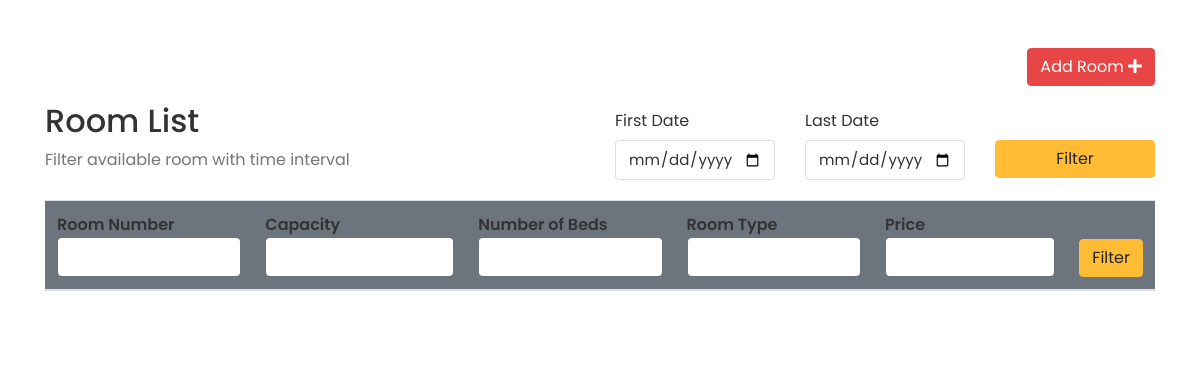
The app's page /app/rooms/ (signed in), older data.
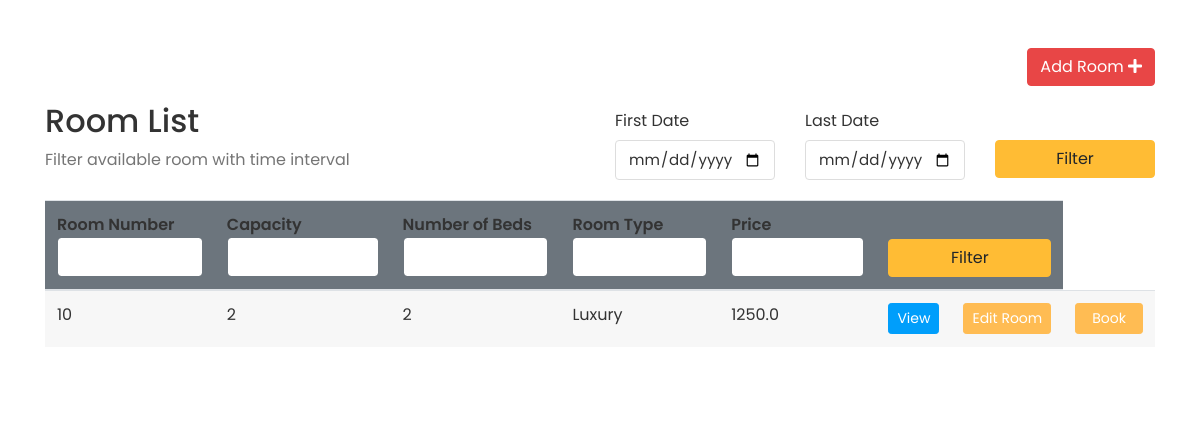
The same page, newer data.
### doctor/models.py (models this page shows, shortened)
class Room(models.Model):
    ROOM_TYPES = (
        ('King', 'King'),
        ('Luxury', 'Luxury'),
        ('Normal', 'Normal'),
        ('Economic', 'Economic'),
        ('General Ward', 'General Ward'),
    )
    number = models.IntegerField(default=0, unique=True)
    slug = models.SlugField(blank=True)
    capacity = models.SmallIntegerField(default=0)
    numberOfBeds = models.SmallIntegerField(default=0)
    roomType = models.CharField(max_length=20, choices=ROOM_TYPES)
    price = models.FloatField(default=0)
    statusStartDate = models.DateField(null=True)
    statusEndDate = models.DateField(null=True)
    def __str__(self):
        return str(self.number)

### doctor/views.py (the view, shortened to what this page needs)
# urls.py: path("rooms/", views.rooms, name="bookRoom"),
@login_required
def rooms(request):
    rooms = Room.objects.all()
    firstDayStr = None
    lastDateStr = None
    def chech_availability(fd, ed):
        availableRooms = []
        for room in rooms:
            availList = []
            bookingList = Booking.objects.filter(roomNumber=room)
            if room.statusStartDate == None:
                for booking in bookingList:
                    if booking.startDate > ed.date() or booking.endDate < fd.date():
                        availList.append(True)
                    else:
                        availList.append(False)
                if all(availList):
                    availableRooms.append(room)
            else:
                if room.statusStartDate > ed.date() or room.statusEndDate < fd.date():
                    for booking in bookingList:
                        if booking.startDate > ed.date() or booking.endDate < fd.date():
                            availList.append(True)
                        else:
                            availList.append(False)
                        if all(availList):
                            availableRooms.append(room)
        return availableRooms
    context = {
        'rooms': rooms,
        'fd': firstDayStr,
        'ld': lastDateStr
    }
    return render(request, "assignBed/rooms.html", context)

### templates/assignBed/rooms.html (shortened to what this page needs)
{% extends 'home/base-login.html' %}
{% block content %}
<div class="container py-5 clearfix">
    <div class="clearfix">
        <a href="{% url 'addRoom' %}" class="btn btn-danger rounded float-right">Add Room <i class="fas fa-plus"></i></a>
    </div>
    <div class="table-header row mt-3 clearfix">
        <div class="col-sm-12 col-md-12 col-lg-6 mb-4">
            <h2>Room List</h2>
            <span class="text-muted">Filter available room with time interval</span>
        </div>
        <div class="col-sm-12 col-md-12 col-lg-6">
            <form action="" method="POST">
                <div class="row">
                    <div class="form-group col-4">
                        <label for="example-date-input" class="col-form-label">First Date</label>
                        <div class="">
                            <input class="form-control" type="date" name="fd" value="{{fd}}" id="example-date-input">
                        </div>
                    </div>
                    <div class="form-group col-4">
                        <label for="example-date-input" class="col-form-label">Last Date</label>
                        <div class="">
                            <input class="form-control" type="date" name="ld" value="{{ld}}" id="example-date-input">
                        </div>
                    </div>
                    <div class="col-4" style="margin-top:38px;">
                        <button type="submit" name="dateFilter" class="btn btn-warning w-100">Filter</button>
                    </div>
                </div>
            </form>
        </div>
    </div>
    <table class="table table-hover table-striped">
        <thead class="bg-secondary rounded">
            <tr>
                <form action="" method="POST">
                    <th>Room Number<input type="number" name="number" value="{{number}}"
                            class="form-control border border-secondary"></th>
                    <th>Capacity<input type="number" name="capacity" value="{{capacity}}"
                            class="form-control border border-secondary"></th>
                    <th>Number of Beds<input type="number" name="nob" value="{{nob}}"
                            class="form-control border border-secondary"></th>
                    <th>Room Type<input type="text" name="type" value="{{type}}"
                            class="form-control border border-secondary"></th>
                    <th>Price <input type="number" step="0.01" name="price" value="{{price}}"
                            class="form-control border border-secondary"></th>
                    <th colspan="2"><button type="submit" name="filter" class="btn btn-warning w-100">Filter</button>
                    </th>
                </form>
            </tr>
        </thead>
        <tbody>
            {% for room in rooms %}
            <tr>
                <td>{{ room.number }}</td>
                <td>{{ room.capacity }}</td>
                <td>{{ room.numberOfBeds }}</td>
                <td>{{ room.roomType }}</td>
                <td>{{ room.price }}</td>
                <td> <a href="{% url 'room_profile' room.id  %}" class="btn btn-info btn-sm w-100">View</a>
                </td>
                <td> <a href="{% url 'room_edit' room.id %}"
                        class="btn btn-sm btn-primary w-100">Edit&nbsp;Room</a></td>
                    <td>
                    <form action="{% url 'booking_make' room.slug %}" method="POST">
                        <button type="submit" name="book" id="book" class="btn btn-sm btn-primary px-3">Book</button>
                    </form>
                </td>
            </tr>
            {% endfor %}
        </tbody>
    </table>
</div>
{% endblock%}

Row changes from the older to the newer data that the page shows:
added Room: number "10", capacity "2", numberOfBeds "2", roomType "Luxury", price "1250.0"
